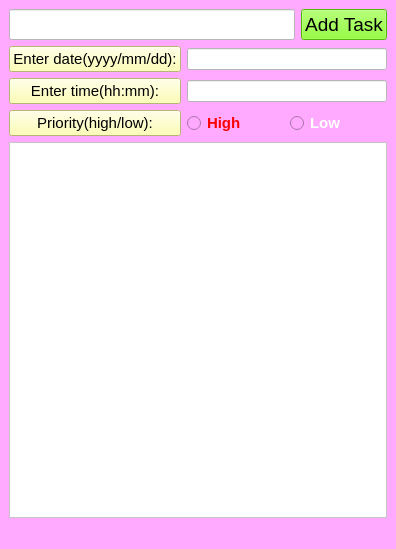
<?xml version="1.0" encoding="UTF-8"?>
<ui version="4.0">
 <class>MainWindow</class>
 <widget class="QMainWindow" name="MainWindow">
  <property name="geometry">
   <rect>
    <x>0</x>
    <y>0</y>
    <width>396</width>
    <height>549</height>
   </rect>
  </property>
  <property name="windowTitle">
   <string>To Do List-app. 📝</string>
  </property>
  <property name="styleSheet">
   <string notr="true">background-color: rgb(255, 170, 255);</string>
  </property>
  <widget class="QWidget" name="centralwidget">
   <layout class="QVBoxLayout" name="verticalLayout">
    <item>
     <layout class="QGridLayout" name="gl_tasks"/>
    </item>
    <item>
     <layout class="QHBoxLayout" name="horizontalLayout">
      <item>
       <widget class="QLineEdit" name="tb_new_task">
        <property name="font">
         <font>
          <pointsize>14</pointsize>
         </font>
        </property>
        <property name="styleSheet">
         <string notr="true">background-color: rgb(255, 255, 255);</string>
        </property>
       </widget>
      </item>
      <item>
       <widget class="QPushButton" name="btn_new_task">
        <property name="font">
         <font>
          <pointsize>14</pointsize>
         </font>
        </property>
        <property name="styleSheet">
         <string notr="true">background-color: rgb(121, 255, 12);</string>
        </property>
        <property name="text">
         <string>Add Task</string>
        </property>
       </widget>
      </item>
     </layout>
    </item>
    <item>
     <layout class="QGridLayout" name="gridLayout">
      <item row="1" column="0">
       <widget class="QPushButton" name="pushButton_2">
        <property name="font">
         <font>
          <pointsize>11</pointsize>
         </font>
        </property>
        <property name="styleSheet">
         <string notr="true">background-color: rgb(255, 255, 161);</string>
        </property>
        <property name="text">
         <string>Enter time(hh:mm):</string>
        </property>
       </widget>
      </item>
      <item row="0" column="0">
       <widget class="QPushButton" name="pushButton">
        <property name="font">
         <font>
          <pointsize>11</pointsize>
         </font>
        </property>
        <property name="styleSheet">
         <string notr="true">background-color: rgb(255, 255, 161);</string>
        </property>
        <property name="text">
         <string>Enter date(yyyy/mm/dd):</string>
        </property>
       </widget>
      </item>
      <item row="0" column="1" colspan="2">
       <widget class="QLineEdit" name="tb_date">
        <property name="styleSheet">
         <string notr="true">background-color: rgb(255, 255, 255);</string>
        </property>
        <property name="cursorPosition">
         <number>0</number>
        </property>
       </widget>
      </item>
      <item row="1" column="1" colspan="2">
       <widget class="QLineEdit" name="tb_time">
        <property name="styleSheet">
         <string notr="true">background-color: rgb(255, 255, 255);</string>
        </property>
       </widget>
      </item>
      <item row="2" column="0">
       <widget class="QPushButton" name="pushButton_3">
        <property name="font">
         <font>
          <pointsize>11</pointsize>
         </font>
        </property>
        <property name="styleSheet">
         <string notr="true">background-color: rgb(255, 255, 161);</string>
        </property>
        <property name="text">
         <string>Priority(high/low):</string>
        </property>
       </widget>
      </item>
      <item row="2" column="1">
       <widget class="QRadioButton" name="rdb_high">
        <property name="font">
         <font>
          <pointsize>11</pointsize>
          <bold>true</bold>
         </font>
        </property>
        <property name="styleSheet">
         <string notr="true">color: rgb(255, 0, 0);</string>
        </property>
        <property name="text">
         <string>High</string>
        </property>
       </widget>
      </item>
      <item row="2" column="2">
       <widget class="QRadioButton" name="rdb_low">
        <property name="font">
         <font>
          <pointsize>11</pointsize>
          <bold>true</bold>
         </font>
        </property>
        <property name="styleSheet">
         <string notr="true">color: rgb(255, 255, 255);</string>
        </property>
        <property name="text">
         <string>Low</string>
        </property>
       </widget>
      </item>
     </layout>
    </item>
    <item>
     <widget class="QTextEdit" name="tb_description">
      <property name="styleSheet">
       <string notr="true">background-color: rgb(255, 255, 255);</string>
      </property>
     </widget>
    </item>
   </layout>
  </widget>
  <widget class="QMenuBar" name="menubar">
   <property name="geometry">
    <rect>
     <x>0</x>
     <y>0</y>
     <width>396</width>
     <height>22</height>
    </rect>
   </property>
  </widget>
  <widget class="QStatusBar" name="statusbar"/>
 </widget>
 <resources/>
 <connections/>
</ui>
